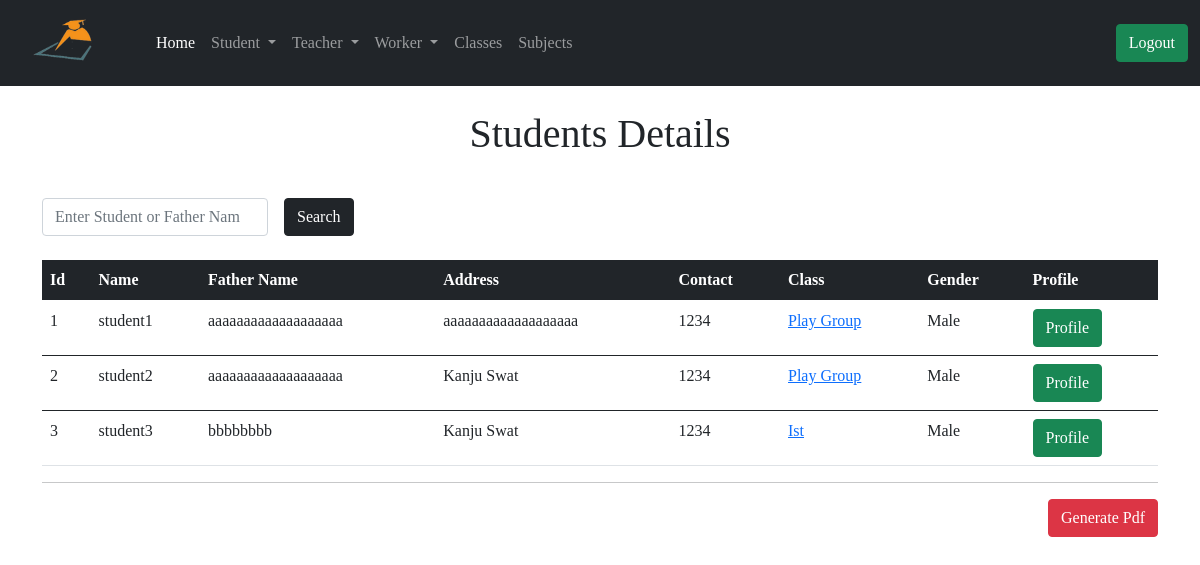
/admin/student_Detials (signed in), run on an earlier commit of the app's database.
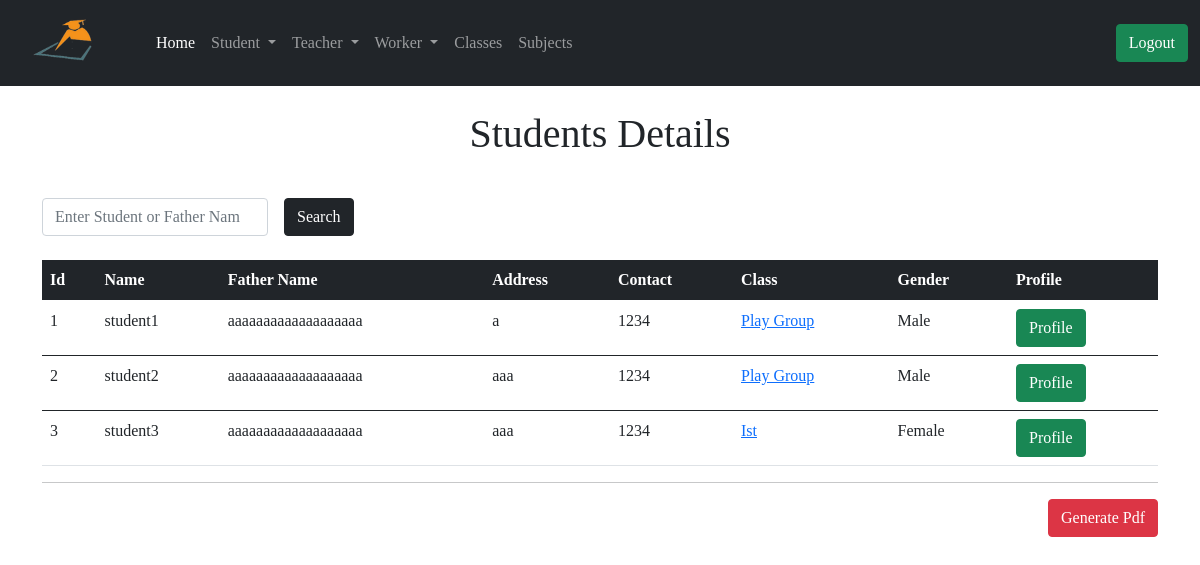
And on a later commit of the database.
### app/models.py (models this page shows, shortened)
class Student(db.Model):
    id = db.Column(db.Integer, primary_key=True)
    std_name = db.Column(db.String(64))
    f_name = db.Column(db.String(64))
    std_address = db.Column(db.String(128))
    std_contact = db.Column(db.String(64))
    gender = db.Column(db.String(64))
    join_date = db.Column(db.DateTime, default=datetime.utcnow())
    std_class = db.Column(db.Integer, db.ForeignKey('class.id'))
    admin_id = db.Column(db.Integer, db.ForeignKey('user.id'))
    attendance = db.relationship('StudentAttendance', backref='std')

class Class(db.Model):
    id = db.Column(db.Integer, primary_key=True)
    cls_name = db.Column(db.String(64))
    cls_fee = db.Column(db.String(64))
    admin_id = db.Column(db.Integer, db.ForeignKey('user.id'))
    student = db.relationship('Student', backref='stdclass')
    leavestudent = db.relationship('LeaveStudent', backref='stdclass')
    uploadlecture = db.relationship('UploadLecture', backref='stdclass')
    teacher = db.relationship('Teacher', backref='stdclass')
    attendance = db.relationship('StudentAttendance', backref='stdclass')

### app/routes.py (the view)
@app.route('/admin/student_Detials', methods=['GET', 'POST'])
@login_required
def student_Detials():
    query = request.args.get('query')
    if query:
        students = Student.query.filter(Student.std_name.contains(query)|
                                        Student.f_name.contains(query))
        return render_template('admin/student_Detials.html', title='Student Detials', students=students, query=query)
    page = request.args.get('page', 1, type=int)
    students = Student.query.order_by(Student.id.asc()).paginate(
        page, app.config['ENTRY_PER_PAGE'], False)
    next_url = url_for('student_Detials', page=students.next_num) \
        if students.has_next else None
    prev_url = url_for('student_Detials', page=students.prev_num) \
        if students.has_prev else None
    return render_template('admin/student_Detials.html', title='Student Detials', students=students.items, next_url=next_url, prev_url=prev_url)

### app/models.py (called while the page is built)
@login.user_loader
def load_user(id):
    return User.query.get(int(id))

### app/routes.py (called while the page is built)
@app.before_request
def before_request():
    g.user = None
    if 'teacher_id' in session:
        user = Teacher.query.filter_by(id=session['teacher_id']).first()
        g.user = user

@app.before_request
def std_before_request():
    g.std_user = None
    if 'student_id' in session:
        std_user = Student.query.filter_by(id=session['student_id']).first()
        g.std_user = std_user

### app/templates/admin/student_Detials.html (shortened to what this page needs)
{% extends 'admin/base.html' %}
{% block content %}
<div class="container">
  {% if query %}
  <h1 class="text-center mt-4">Search Result About! <span class="text-primary"> {{ query }} </span></h1>
  <td> <a href=" {{ url_for('student_Detials') }} "> <button type="submit" class="btn btn-success">  Back </button> </a></td>
  {% else %}
  <h1 class="text-center mt-4">Students Details</h1>
  {% endif %}
  <form action="" method="GET">
    <div class="row g-3 align-items-center mt-4">
      <div class="col-auto">
        <input type="search" name="query" id="inputPassword6" value="{{query}}" class="form-control" placeholder="Enter Student or Father Name" required>
      </div>
      <div class="col-auto">
        <button type="submit" class="btn btn-dark">Search</button>
      </div>
    </div>
  </form>
  <table class="table mt-4">
      <thead class="table-dark">
        <tr>
          <th scope="col">Id</th>
          <th scope="col">Name</th>
          <th scope="col">Father Name</th>
          <th scope="col">Address</th>
          <th scope="col">Contact</th>
          <th scope="col">Class</th>
          <th scope="col">Gender</th>
          <th scope="col">Profile</th>
        </tr>
      </thead>
      {% for student in students %}
      <tbody>
        <tr>
          <td> {{ student.id }}</td>
          <td> {{ student.std_name }} </td>
          <td> {{ student.f_name }} </td>
          <td> {{ student.std_address }} </td>
          <td> {{ student.std_contact }} </td>
          <td> <a href=" {{ url_for('class_wise_student', std_class=student.stdclass.id)}} "> {{ student.stdclass.cls_name }} </a></td>
          <td> {{ student.gender|title() }} </td>
          <td> <a href=" {{ url_for('student_profile', id=student.id)}} "> <button type="submit" class="btn btn-success">  Profile </button> </a></td>
        </tr>
      </tbody>
      {% endfor %}
    </table>
    <hr>
    <a href="{{ url_for('student_detials_pdf') }}"><button type="submit" class="btn btn-danger float-end">Generate Pdf</button></a>
</div>
{% endblock %}

What changed in the data, as far as the page shows it:
changed Student "student1": std_address "aaaaaaaaaaaaaaaaaaa" → "a"
changed Student "student2": std_address "Kanju Swat" → "aaa"
changed Student "student3": f_name "bbbbbbbb" → "aaaaaaaaaaaaaaaaaaa"; std_address "Kanju Swat" → "aaa"; gender "Male" → "Female"
